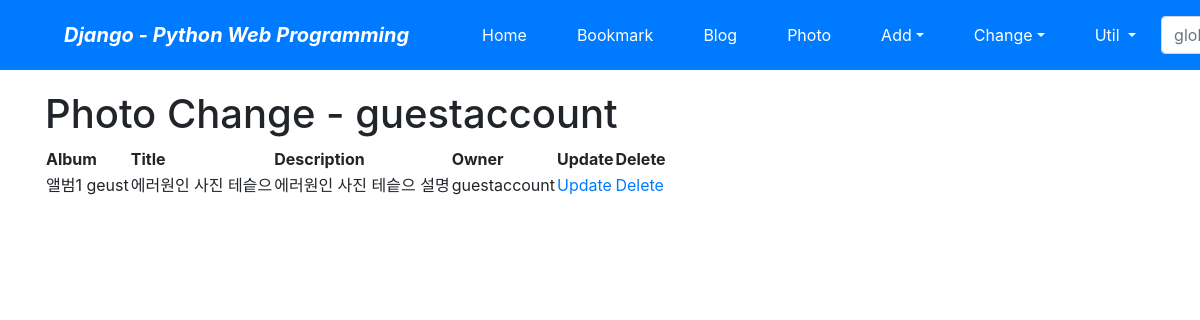
Screenshot of /photo/photo/change/ (signed in) with the database file from the repository.
### photo/models.py (models this page shows, shortened)
class Photo(models.Model):
    album = models.ForeignKey(Album, on_delete=models.CASCADE)
    title = models.CharField('TITLE', max_length=30)
    description = models.TextField('Photo Description', blank=True)
    image = ThumbnailImageField(upload_to='photo/%Y/%m')
    upload_dt = models.DateTimeField('Upload Date', auto_now_add=True)
    owner = models.ForeignKey('auth.User', on_delete=models.CASCADE, verbose_name='OWNER', blank=True, null=True)
    class Meta:
        ordering = ('title',)

class Album(models.Model):
    name = models.CharField(max_length=30)
    description = models.CharField('One Line Description', max_length=100, blank= True)
    owner = models.ForeignKey('auth.User', on_delete=models.CASCADE, verbose_name='OWNER', blank=True, null=True)
    class Meta:
        ordering = ('name',)
    def __str__(self):
        return self.name

### photo/views.py (the view)
# urls.py: path('photo/change/', views.PhotoChangeLV.as_view(), name='photo_change'),
class PhotoChangeLV(LoginRequiredMixin, ListView):
    model = Photo
    template_name = 'photo/photo_change_list.html'
    def get_queryset(self):
        return Photo.objects.filter(owner=self.request.user)

### photo/templates/photo/photo_change_list.html (shortened to what this page needs)
{% extends "base.html" %}
{% block content %}
<h1>Photo Change - {{ user }}</h1>
<table calss="table table-striped table-bordered table-condensed">
<thead>
<tr calss="table-info">
    <th>Album</th>
    <th>Title</th>
    <th>Description</th>
    <th>Owner</th>
    <th>Update</th>
    <th>Delete</th>
</tr>
</thead>
<tbody>
{% for item in object_list %}
<tr>
    <td>{{ item.album }}</td>
    <td>{{ item.title }}</td>
    <td>{{ item.description }}</td>
    <td>{{ item.owner }}</td>
    <td><a href="{% url 'photo:photo_update' item.id %}">Update</a></td>
    <td><a href="{% url 'photo:photo_delete' item.id %}">Delete</a></td>
</tr>
{% endfor %}
</tbody>
</table>
{% endblock %}

### rows the page displays
Photo: album "앨범1 geust", title "에러원인 사진 테슽으", description "에러원인 사진 테슽으 설명", owner "guestaccount"

### other values shown
{{ user }} "guestaccount"
